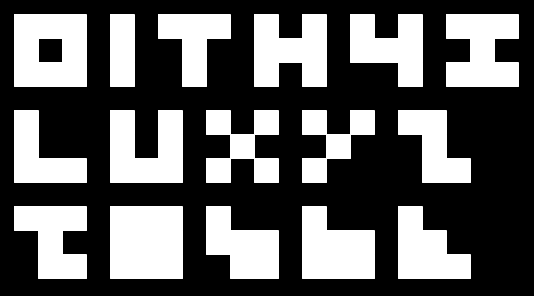
%> input picture BE06I01.bmp, 534 x 296 px
$ octave tp6.m   (GNU Octave 9; MATLAB toolbox functions it lacks are replaced by stand-ins)
%> lines starting %> are read from the running program, lines starting %| are printed output that depends on the picture; in (x1, y1, x2, y2) boxes, pixels count from 0 and x2, y2 are one past the last pixel; in counts of white or black regions, pixels touching at a corner belong together; the program's own positions count from 1
%1. algorithme de l'閞osion ultime
clear all;
S= [ 0 1 0 ;
     1 1 1 ;
     0 1 0 ];
 img=imread('BE06I01.bmp');
%> img is the input picture: size 296x534x3 uint8; min 0, max 255, mean 93.5
 imgbin=zeros(296,534);
 for i=1:296
     for j=1:534
        if img(i,j,1)<127
            imgbin(i,j)=0;
        else
            imgbin(i,j)=1;
        end
     end
 end
%> imgbin: size 296x534 double; values 0 (black) and 1 (white), 36.7% white; 16 white regions, largest, box (x1, y1, x2, y2) and area: (110, 206, 183, 279) 5329, (14, 14, 87, 87) 4800, (254, 14, 327, 87) 4225

imgErod = double(bwulterode(imgbin,'euclidean',8));
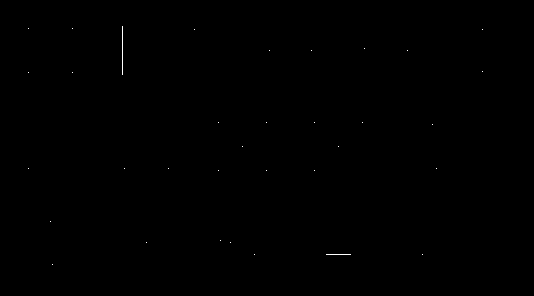
%> imgErod: size 296x534 double; values 0 (black) and 1 (white), 0.07% white in thin lines or dots, all inside (x1, y1, x2, y2) = (28, 26, 483, 265)
imgEnd=bwmorph(imgErod,'endpoints');
%   imgOuvert=bwmorph(imgbin, 'open');
%   imgSkel=bwmorph(imgOuvert,'thin');
%   imgbranch=bwmorph(imgSkel,'branchpoints');
  figure, imshow(imgEnd);
  figure, imshow(imgErod);
  imgErodCl=[];
  imgEndCl=[];
  for x=1:296
      for y=1:534
          if imgErod(x,y)==1
              imgErodCl=[imgErodCl;x y];
          end
          if imgEnd(x,y)==1
              imgEndCl=[imgEndCl;x y];
          end
      end
  end
%> after the loop, imgEndCl = 36 rows, first 12: [27 123; 29 29; 29 73; 30 195; 30 483; 49 365; 51 270; 51 312; 51 408; 72 483; 73 29; 73 73]; imgErodCl = 106 rows, first 12: [27 123; 28 123; 29 29; 29 73; 29 123; 30 123; 30 195; 30 483; 31 123; 32 123; 33 123; 34 123]
  figure
  hold on
  plot(imgErodCl(:,1),imgErodCl(:,2),'b*')
  plot(imgEndCl(:,1),imgEndCl(:,2),'r*')
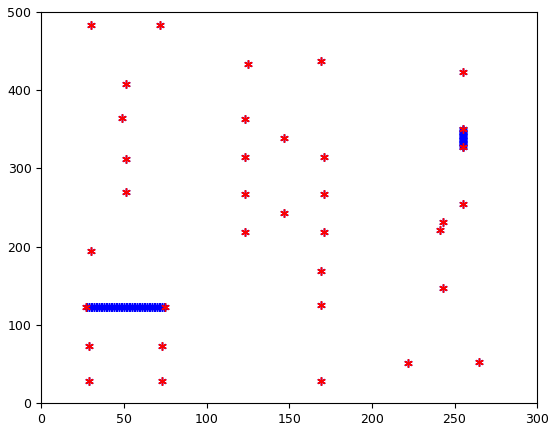
%> figure redrawn from the program's plot data
  hold off
%  imgF=imgbin-imgOuvert;
 %BW3 = bwmorph(BW2,'branchpoints');
 imgtmp=zeros(296,534);
% [7 lines of commented-out code are left out]
 for i=2:296-1
     for j=2:534-1
         %regarde tous voisins horizon + vertic seuls
         coord=[];
         if imgbin(i,j)==1
            voisin=[];
            k=1;
            if(imgbin(i-1,j)==1)
                voisin(k,1) = i-1;
                voisin(k,2) = j;
                k=k+1;
            end
            if(imgbin(i+1,j)==1)
                voisin(k,1) = i+1;
                voisin(k,2) = j;
                k=k+1;
            end
            if(imgbin(i,j-1)==1)
                voisin(k,1) = i;
                voisin(k,2) = j-1;
                k=k+1;
            end
            if(imgbin(i,j+1)==1)
                voisin(k,1) = i;
                voisin(k,2) = j+1;
                k=k+1;
            end
            X= 0;
            Y= 0;
            for c=1:length(voisin)-1
                X = X + (voisin(c,1) - X);
                Y = Y + (voisin(c,1) - Y);
            end
            if (abs(X) + abs(Y) ==4)
                imgbin(i,j)=0;
            elseif(abs(X) + abs(Y) <=2)
                imgbin(i,j)=imgbin(i,j);
            else
                imgbin(i,j)=0;
            end
         end
     end
 end
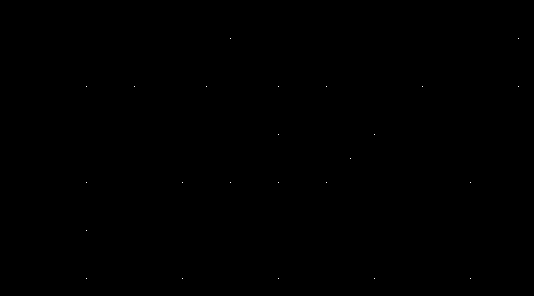
%> imgbin: size 296x534 double; values 0 (black) and 1 (white), 0.02% white in thin lines or dots, all inside (x1, y1, x2, y2) = (86, 38, 519, 279)
%> after the loop, X = 0; Y = 0; k = 1

 %si les voisins sont blancs on les traite

    %X=(Xvoisin1-Xcourant)+...+(XvoisinN-Xcourant)

    %idem pour Y
    %abs(X)+abs(Y)
    %si cette somme = 4 le point courant =0
    %<=2 pas change
    %=3 cas ??
 %figure, imshow(imgbin);
